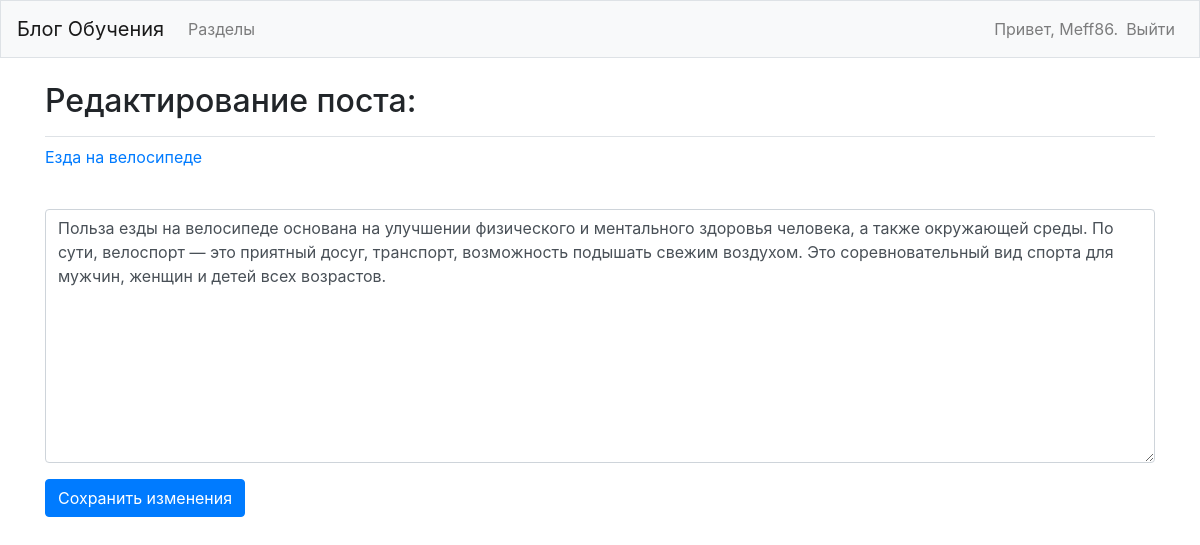
The page /edit_entry/5/ (signed in) on the database its author committed.
### learnig_logs/models.py (models this page shows, shortened)
class Topic(models.Model):
    text = models.CharField(max_length=200)
    date_added = models.DateTimeField(auto_now_add=True)
    owner = models.ForeignKey(User, on_delete=models.CASCADE)
    def __str__(self):
        return self.text

class Entry(models.Model):
    topic = models.ForeignKey(Topic, on_delete=models.CASCADE)
    text = models.TextField()
    date_added = models.DateTimeField(auto_now_add=True)
    class Meta:
        verbose_name_plural = 'entries'

### learnig_logs/views.py (the view)
# urls.py: path('edit_entry/<int:entry_id>/', views.edit_entry, name='edit_entry'),
@login_required
def edit_entry(request, entry_id):
    entry = Entry.objects.get(id=entry_id)
    topic = entry.topic
    if topic.owner != request.user:
        raise Http404
    if request.method != 'POST':
        form = EntryForm(instance=entry)
    else:
        form = EntryForm(instance=entry, data=request.POST)
        if form.is_valid():
            form.save()
            return redirect('learnig_logs:topic', topic_id=topic.id)
    context = {'entry': entry, 'topic': topic, 'form': form}
    return render(request, 'learnig_logs/edit_entry.html', context)

### learnig_logs/forms.py
class EntryForm(forms.ModelForm):
    class Meta:
        model = Entry
        fields = ['text']
        labels = {'text': ''}
        widgets = {'text': forms.Textarea(attrs={'cols': 80})}

### learnig_logs/templates/learnig_logs/edit_entry.html (shortened to what this page needs)
<!DOCTYPE html>
<html lang="en">
<head>
</head>
<body>
{% extends "learnig_logs/base.html" %}
{% load bootstrap4 %}
{% block page_header %}
  <h2>Редактирование поста:</h2>
{% endblock page_header %}
{% block content %}
  <p><a href="{% url 'learnig_logs:topic' topic.id %}">{{ topic }}</a></p>
  <form method="post" action="{% url 'learnig_logs:edit_entry' entry.id %}" class="form">
    {% bootstrap_form form %}
    {% buttons %}
    <button name="submit" class="btn btn-primary">Сохранить изменения</button>
    {% endbuttons %}
</form>
{% endblock content %}

### learnig_logs/templates/learnig_logs/base.html (shortened to what this page needs)
{% load bootstrap4 %}
<!doctype html>
<html lang="en">
<head>
  {% bootstrap_css %}
</head>
<body>
  <nav class="navbar navbar-expand-md navbar-light bg-light mb-4 border">
    <a class="navbar-brand" href="{% url 'learnig_logs:index' %}">
      Блог Обучения</a>
    <div class="collapse navbar-collapse" id="navbarCollapse">
      <ul class="navbar-nav mr-auto">
        <li class="nav-item">
          <a class="nav-link" href="{% url 'learnig_logs:topics'%}">
              Разделы</a></li>
      </ul>
      <ul class="navbar-nav ml-auto">
        {% if user.is_authenticated %}
          <li class="nav-item">
            <span class="navbar-text">Привет, {{ user.username }}.</span>
          </li>
          <li class="nav-item">
            <a class="nav-link" href="{% url 'users:logout' %}">Выйти</a>
          </li>
        {% else %}
          <li class="nav-item">
            <a class="nav-link" href="{% url 'users:register' %}">Зарегистрироваться</a>
          </li>
          <li class="nav-item">
            <a class="nav-link" href="{% url 'users:login' %}">Войти</a></li>
        {% endif %}
      </ul>
    </div>
  </nav>
  <main role="main" class="container">
    <div class="pb-2 mb-2 border-bottom">
      {% block page_header %}{% endblock page_header %}
    </div>
    <div>
      {% block content %}{% endblock content %}
    </div>
  </main>
</body>
</html>

### rows shown on the page
Topic: text "Езда на велосипеде"
Entry: text "Польза езды на велосипеде основана на улучшении физического и ментального здоровья человека, а также окружающей среды. По сути, велоспорт — это приятный досуг, транспорт, возможность подышать свежим воздухом. Это соревновательный вид спорта для мужчин, женщин и детей всех возрастов."

### other values the page prints
{{ user.username }} "Meff86"
